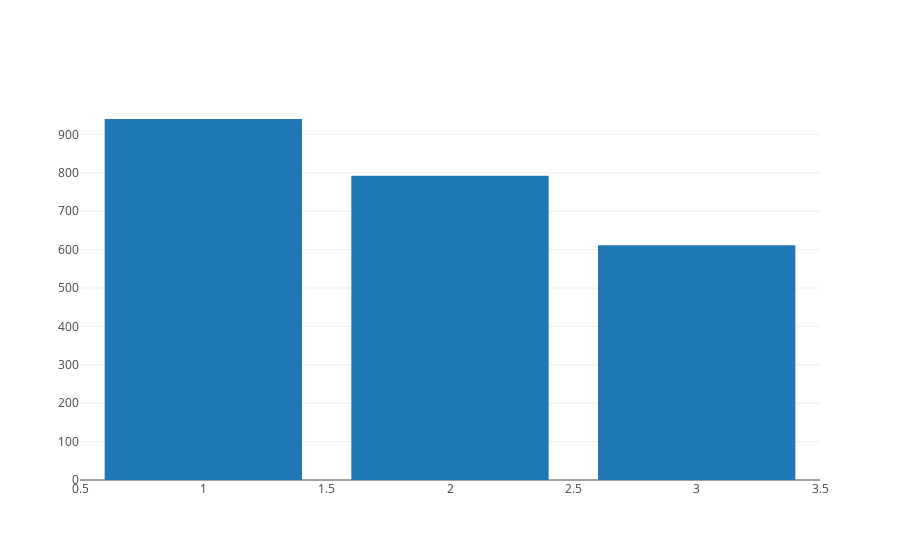

The cell this chart's notebook holds for it:
### Code cell
plot_dict_as_bar(difficulty_to_median_session_lengths)

### Figure 1 — Plotly figure (JSON) as saved in the notebook; plotly's stock layout.template omitted (floating-point values rounded to 4 significant figures)
{"data": [{"orientation": "v", "type": "bar", "uid": "61b43271-664d-4030-8433-3cfb04e7d519", "x": [1, 2, 3], "y": [940.3, 792.7, 611.7]}], "layout": {}}
